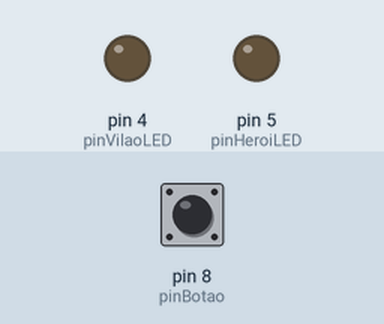
Recording of a sketch running on a simulated Arduino Uno, built with avr-gcc and run on an emulated ATmega328P. Shown: output pins drawn as LEDs (lit = HIGH). Inputs (shaded band) come from the test bench; at power-on: pin 8 (pinBotao) LOW. Random numbers use the default seed unless the sketch sets one; what the sketch prints to the serial monitor is not drawn.

Above: at 1.2 s.
1.3 s: pin 8 (pinBotao) pulled HIGH for 0.15 s
At 3.5 s:
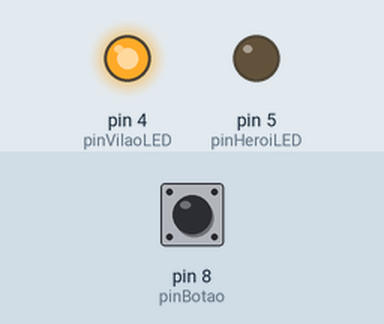
4.4 s: pin 8 (pinBotao) pulled HIGH for 3.2 s
At 8.4 s:
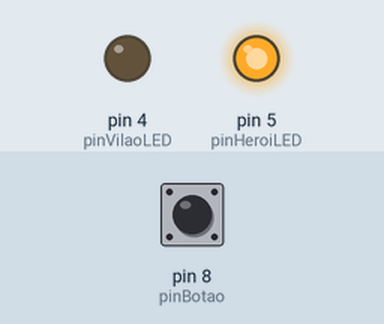
10.6 s: pin 8 (pinBotao) pulled HIGH for 1 s
At 16.0 s:
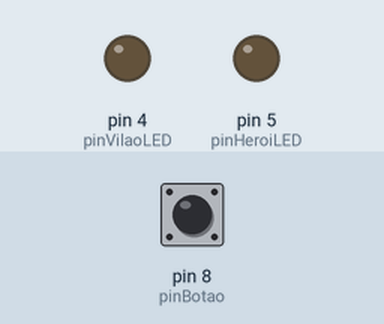
Timing chart, 0 to 17.5 s (numbered marks = the images above; inputs shaded):
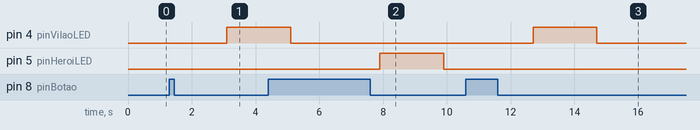

Measured:
- after the input at 1.3 s, pin 4 (pinVilaoLED): LOW → HIGH after 1.8 s
- after the input at 4.4 s, pin 5 (pinHeroiLED): LOW → HIGH after 3.5 s, → LOW 2.0 s later
- after the input at 10.6 s, pin 4 (pinVilaoLED): LOW → HIGH after 2.1 s, → LOW 2.0 s later

The sketch:

rpg.ino
```cpp
// Definição dos pinos para os LEDs representando o herói e o vilão
#define pinHeroiLED 5
#define pinVilaoLED 4

// Pino para o botão que será pressionado para rolar o dado
int pinBotao = 8;
bool estadoBotao = false;           // Estado atual do botão
bool estadoBotao_anterior = false;  // Estado anterior do botão


// Variavel para definição de turno
bool turnoHeroi = false;
bool turnoVilao = false;

// Variável para armazenar o resultado do dado
int resultadoDado;

//variaveis de vida
int vidaVilao = 150;
int vidaHeroi = 150;

//variavel de decisão de turnos
bool turnosOn = true;

void setup() {
  // Inicialização dos pinos
  pinMode(pinHeroiLED, OUTPUT);
  pinMode(pinVilaoLED, OUTPUT);
  pinMode(pinBotao, INPUT);

  // Inicialização da comunicação serial para debug
  Serial.begin(9600);
  randomSeed(analogRead(0));
}

void loop() {
  //programaçao anterior para iniciar
  //_______________________________________________________________________________________________
  if (turnosOn) {  //dividir quais são os botoes
    estadoBotao = digitalRead(pinBotao);
    if (estadoBotao == HIGH && estadoBotao_anterior == LOW)
      while (digitalRead(pinBotao) == HIGH) {
        resultadoDado = random(1, 21);  // Gera um número aleatório entre 1 e 20
        Serial.print("Resultado do dado: ");
        delay(800);
        Serial.println(resultadoDado);
        delay(1000);
        if (resultadoDado % 2 == 0) {
          // É par, é o turno do herói
          digitalWrite(pinHeroiLED, HIGH);
          digitalWrite(pinVilaoLED, LOW);
          Serial.println("Turno do heroi!");
          turnoHeroi = true;
          turnoVilao = false;
          delay(2000);
          digitalWrite(pinHeroiLED, LOW);
          Serial.println("Gire o dado novamente para atacar o VILAO!!");
        } else {
          // É ímpar, é o turno do vilão
          digitalWrite(pinHeroiLED, LOW);
          digitalWrite(pinVilaoLED, HIGH);
          Serial.println("Turno do vilao!");
          turnoHeroi = false;
          turnoVilao = true;
          delay(2000);
          digitalWrite(pinVilaoLED, LOW);
          Serial.println("Gire o dado novamente para atacar o HEROI!!");
        }
        // Aguarda um tempo para evitar leituras rápidas do botão
        delay(1000);
        turnosOn = false;
      }
  }  // fim dos turnos_______________________________________________________________________________

  if (turnoHeroi = true) {
    ataque();
  }
  if (turnoVilao = true) {
    ataque1();
  }


}  // chave do fim do loop krl______________________________________


//condições de ataque heroi_____________________________________________________
void ataque() {
  if (estadoBotao == HIGH && estadoBotao_anterior == LOW) {
    while (digitalRead(pinBotao) == HIGH) {
      resultadoDado = random(1, 21);  // Gera um número aleatório entre 1 e 20
      Serial.print("Resultado do dado: ");
      delay(800);
      Serial.println(resultadoDado);
      delay(1000);
      if (resultadoDado <= 10) {
        Serial.println("ERROU O ATAQUE");
        turnoHeroi = false;
        delay(1000);
        resultadoDado = 0;
      }
      if (resultadoDado > 10 && resultadoDado < 17) {
        Serial.println("Acertou!!");
        vidaVilao -= resultadoDado;
        Serial.print("Dano causado: ");
        Serial.println(resultadoDado);
        delay(1500);
        Serial.print("VIDA ATUAL DO VILAO: ");
        Serial.println(vidaVilao);
        delay(1000);
        turnoHeroi = false;
      }
      if (resultadoDado >= 17) {
        Serial.println("ACERTO CRITICO!!");
        resultadoDado = resultadoDado * 2;
        vidaVilao -= resultadoDado;
        Serial.print("Dano causado : ");
        Serial.println(resultadoDado);
        delay(1500);
        Serial.print("VIDA ATUAL DO VILAO: ");
        Serial.println(vidaVilao);
        delay(1000);
        turnoHeroi = false;
      }
      //TROCA DE TURNO
      Serial.println("Turno Vilao");
      Serial.println("Aperte o botao para rolar o DADO!");
    }
  }
  resultadoDado = 0;
  turnoVilao = true;
  turnoHeroi = false;
}

//troca dos turnos para vilao______________________________________
void ataque1() {
  if (estadoBotao == HIGH && estadoBotao_anterior == LOW) {
    while (digitalRead(pinBotao) == HIGH) {
      resultadoDado = random(1, 21);  // Gera um número aleatório entre 1 e 20
      Serial.print("Resultado do dado: ");
      delay(800);
      Serial.println(resultadoDado);
      delay(1000);
      if (resultadoDado <= 10) {
        Serial.println("ERROU O ATAQUE");
        turnoVilao = false;
        delay(1000);
        resultadoDado = 0;
      }
      if (resultadoDado > 10 && resultadoDado < 17) {
        Serial.println("Acertou!!");
        vidaHeroi -= resultadoDado;
        Serial.print("Dano causado: ");
        Serial.println(resultadoDado);
        delay(1500);
        Serial.print("VIDA ATUAL DO HEROI: ");
        Serial.println(vidaHeroi);
        delay(1000);
        turnoVilao = false;
      }
      if (resultadoDado >= 17) {
        Serial.println("ACERTO CRITICO!!");
        resultadoDado = resultadoDado * 2;
        vidaHeroi -= resultadoDado;
        Serial.print("Dano causado : ");
        Serial.println(resultadoDado);
        delay(1500);
        Serial.print("VIDA ATUAL DO HEROI: ");
        Serial.println(vidaHeroi);
        delay(1000);
        turnoVilao = false;
      }
      //TROCA DE TURNO
      Serial.println("Turno Heroi");
      Serial.println("Aperte o botao para rolar o DADO!");
    }
  }
  resultadoDado = 0;
  turnoVilao = false;
  turnoHeroi = true;
}


//____________________________________________________________________________
//condição de final dos turnos
// void relatorio() {
//   Serial.println("FINAL DE TURNOS");
//   Serial.println("VIDA RESTANTE DOS PERSONAGENS");
//   Serial.println();
//   delay(1000);
//   Serial.print("Vida Heroi: ");
//   Serial.println(vidaHeroi);
//   delay(500);
//   Serial.print("Vida Vilao: ");
//   Serial.println(vidaVilao);
//   delay(500);
//   if (vidaVilao <= 0) {
//   }
// }

//TERMINAR RELATORIO DE FIM DE JOGO COM CONDIÇOES DE VIDA RESTANTE PARA ENCERRAMENTE E TESTAR NO TINKERCAD
```
